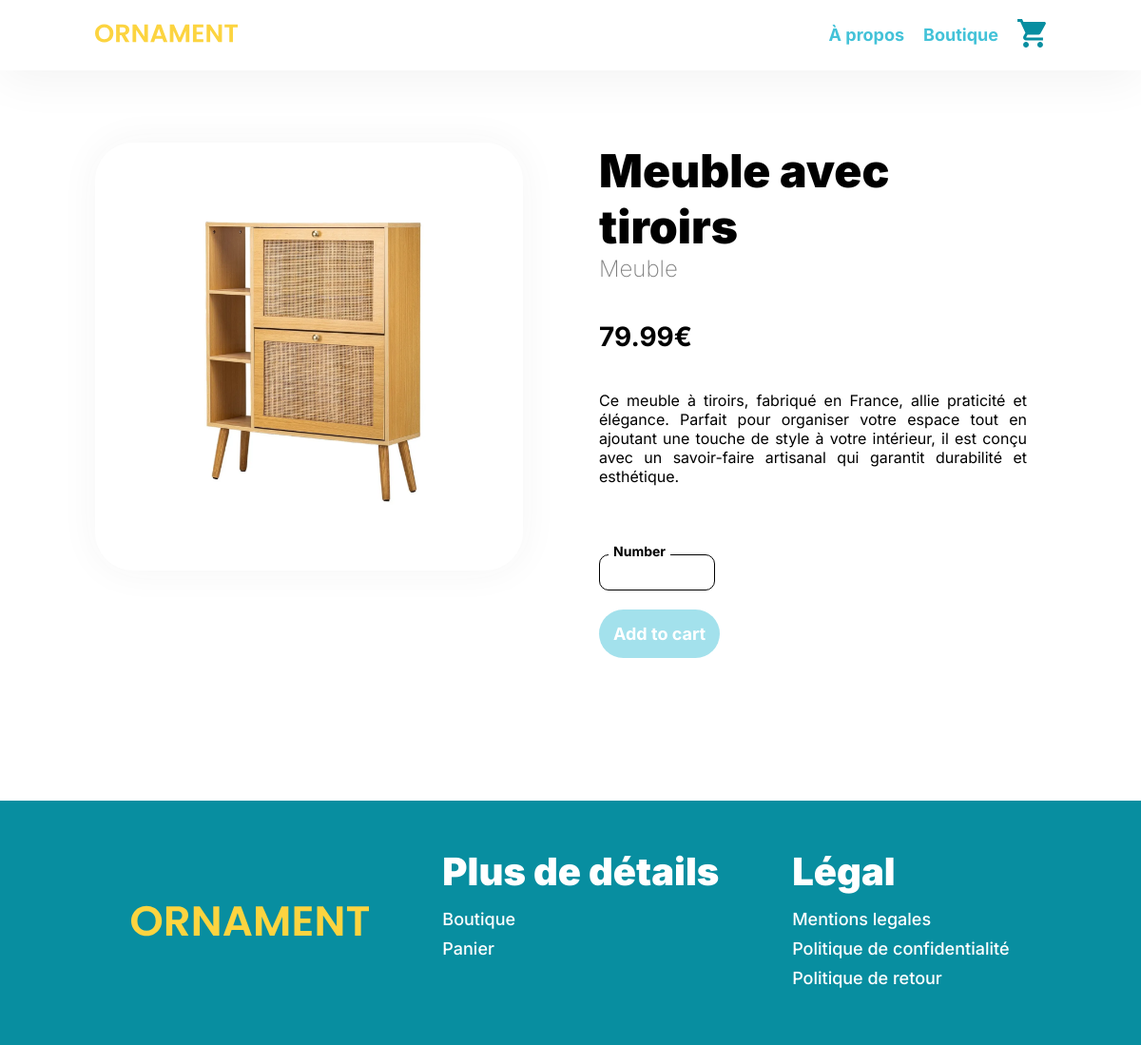
The page /?page=product-details&product_id=4 on the database its author committed.
### tables this page shows
CREATE TABLE `products` (
  `id` int(11) NOT NULL,
  `img_id` int(11) NOT NULL,
  `product_name` varchar(50) NOT NULL,
  `description` text NOT NULL,
  `price` float NOT NULL,
  `category_id` int(11) NOT NULL
);

CREATE TABLE `img` (
  `id` int(11) NOT NULL,
  `img_url` varchar(255) NOT NULL
);

CREATE TABLE `categories` (
  `id` int(11) NOT NULL,
  `category_name` varchar(50) NOT NULL
);

### src/controllers/db.php (called while the page is built, shortened)
<?php
class DatabaseClass {
    public static $statement = null;
    public static function query($database,$query,$params){
        self::$statement = $database -> prepare($query);
        self::$statement->execute($params);
    }
}

### src/controllers/products.php (called while the page is built, shortened)
<?php
include_once("./src/controllers/db.php");
class ProductsController{
    public static function getProduct($database,$productId){
        DatabaseClass::query($database,"SELECT products.*, img.img_url, categories.category_name FROM products LEFT JOIN img ON img.id = products.img_id LEFT JOIN categories ON categories.id = products.category_id WHERE products.id = :id",["id" => $productId]);
        self::$data = DatabaseClass::$statement->fetchAll();
    }
}

### src/models/pages/product-details.php (called while the page is built, shortened)
<?php
require_once("./src/controllers/products.php");
class ProductDetailsModel{
    private static $product_id;
    public static function productDetails($database){
            self::$product_id = htmlspecialchars($_GET["product_id"]);
            ProductsController::getProduct($database,self::$product_id);
    }
}

### src/views/pages/product-details.php (the view, shortened to what this page needs)
<section id="product-details">
    <div class="left">
        <img src="<?= $product["img_url"] ?>" alt="" class="img-slider">
    </div>
    <div class="right">
        <div>
            <h1><?= $product["product_name"] ?></h1>
            <span class="product-type"><?= $product["category_name"] ?></span>
        </div>
        <p class="price"><?= $product["price"] ?>€</p>
        <p class="desc"><?= $product["description"] ?></p>
        <form action="./?page=cart" method="post">
            <div class="how-many-products">
                <label for="how-many" >Number</label>
                <input type="number" id="how-many" name="how-many" min=0>
            </div>
            <input type="submit" class="btn" value="Add to cart" disabled>
        </form>
    </div>
</section>

### public/assets/css/style.css (style rules this page uses)
:root { --resp-space:100px; --blue-green:#43C2D8; --dark-blue-green:#339aac; --black:#0D0D0D; --yellow:#FCDD69; }
p { text-align: justify; }
* { scroll-behavior:smooth; }
*::first-letter { text-transform: uppercase; }
* { padding:0; margin:0; }
h1, h2, h3, h4, h5, h6, a, p, span, strong, em, li, ul, ol, blockquote, pre, code, input, label, textarea, button, th, td, caption { font-family:'Inter'; }
h1,h2,h3,h4,h5,h6 { font-weight:900; }
h1 { font-size:48px; }
a,label { font-size:18px; }
p { font-size:16px; }
section { padding-inline:var(--resp-space); }
label { font-weight:bold; margin-bottom:5px; background-color:white !important; position:relative; top:15px; left:10px; font-size:14px; padding:5px !important; width:fit-content; }
input[type="number"], input[type="password"], input[type="text"], input[type="email"], input[type="url"], input[type="search"], input[type="range"], select, textarea { padding:10px; border-radius:10px; border:solid 1px black; }
input[type="number"] { width:100px; }
.btn { background-color:var(--blue-green); color:white; padding:15px; border-radius:100px; display:inline-block; border:none; font-size:18px; font-weight:700; transition:all 0.3s; transform:scale(1); box-shadow:none; }
.btn[disabled] { background-color:#43c2d87c; }
#product-details { padding-block:150px; display:flex; gap:80px; }
#product-details img { width:100%; border-radius:40px !important; }
#product-details .left, #product-details .right { width:45%; }
#product-details .left { display:flex; flex-direction:column; align-items:center; gap:20px; }
.img-slider { box-shadow:0 0 40px rgba(50,50,50,0.05); }
#product-details .right { display:flex; flex-direction:column; gap:40px; align-items:start; }
#product-details .right .price { font-size:28px; font-weight:700; }
#product-details .right span { color:grey; font-weight:200; font-size:24px; }
#product-details .right .how-many-products * { display:block; }
#product-details .right .how-many-products { margin-bottom:20px; }

### rows shown on the page
products: img.img_url (picture), product_name "meuble avec tiroirs", category.category_name "Meuble", price "79.99", description "Ce meuble à tiroirs, fabriqué en France, allie praticité et élégance. Parfait pour organiser votre espace tout en ajoutant une touche de style à votre intérieur, il est conçu avec un savoir-faire artisanal qui garantit durabilité et esthétique."
